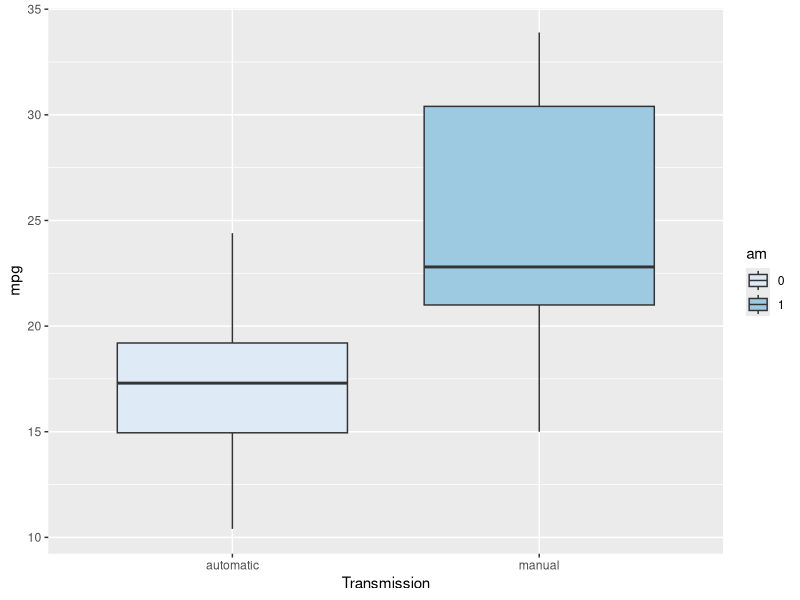
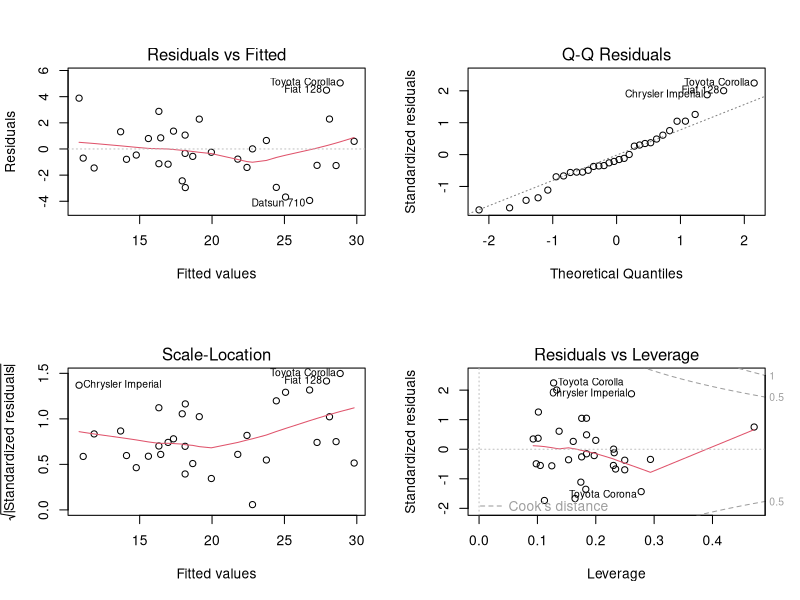

Generate these figures, in order, with R:
## ---- chunk 1
knitr::opts_chunk$set(echo = TRUE,tidy.opts = list(width.cutoff = 60), tidy = TRUE)
## ---- chunk 2
data <- mtcars
data$am <- as.factor(data$am)
data$cyl <- as.factor(data$cyl)
names(data)
## ---- chunk 3
summary(lm(mpg~am+hp+wt+cyl,data))$coef[2,]
confint(lm(mpg~am+hp+wt+cyl,data))[2,]
## ---- chunk 4
library(ggplot2)


g <- ggplot(data=data,aes(y=mpg,x=am,fill=am))
g + geom_boxplot() + scale_fill_brewer(palette='Blues') + scale_x_discrete(name='Transmission',labels=c('0'='automatic','1'='manual'))
## ---- chunk 5
mdltrans <- lm(mpg~am,data)
summary(mdltrans)$coef
## ---- chunk 6
mdl <- lm(mpg~am+cyl+hp+wt,data)
summary(mdl)$coef
## ---- chunk 7
mdl0 <- lm(mpg~am+cyl,data)
mdl1 <- lm(mpg~am+cyl+hp,data)
mdl2 <- lm(mpg~am+cyl+hp+wt,data)
mdl3 <- lm(mpg~am+cyl+hp+wt+qsec,data)
mdl4 <- lm(mpg~am+cyl+hp+wt+qsec+drat,data)
mdl5 <- lm(mpg~am+cyl+hp+wt+qsec+drat+disp,data)
mdl6 <- lm(mpg~am+cyl+hp+wt+qsec+drat+disp+vs,data)
mdl7 <- lm(mpg~am+cyl+hp+wt+qsec+drat+disp+vs+gear,data)
mdl8 <- lm(mpg~am+cyl+hp+wt+qsec+drat+disp+vs+gear+carb,data)

anova(mdltrans,mdl0,mdl1,mdl2,mdl3,mdl4,mdl5,mdl6,mdl7,mdl8)
## ---- chunk 8
confint(mdl2)
## ---- chunk 9
par(mfrow=c(2,2))
plot(mdl2)
## ---- chunk 10
 data$car <- rownames(data)
data1 <- data[!(data$car %in% c('Toyota Corolla','Toyota Corona','Chrysler Imperial','Datsuo 710')),]
mdlnew <- lm(mpg~am+cyl+hp+wt,data1)
confint(mdlnew)

